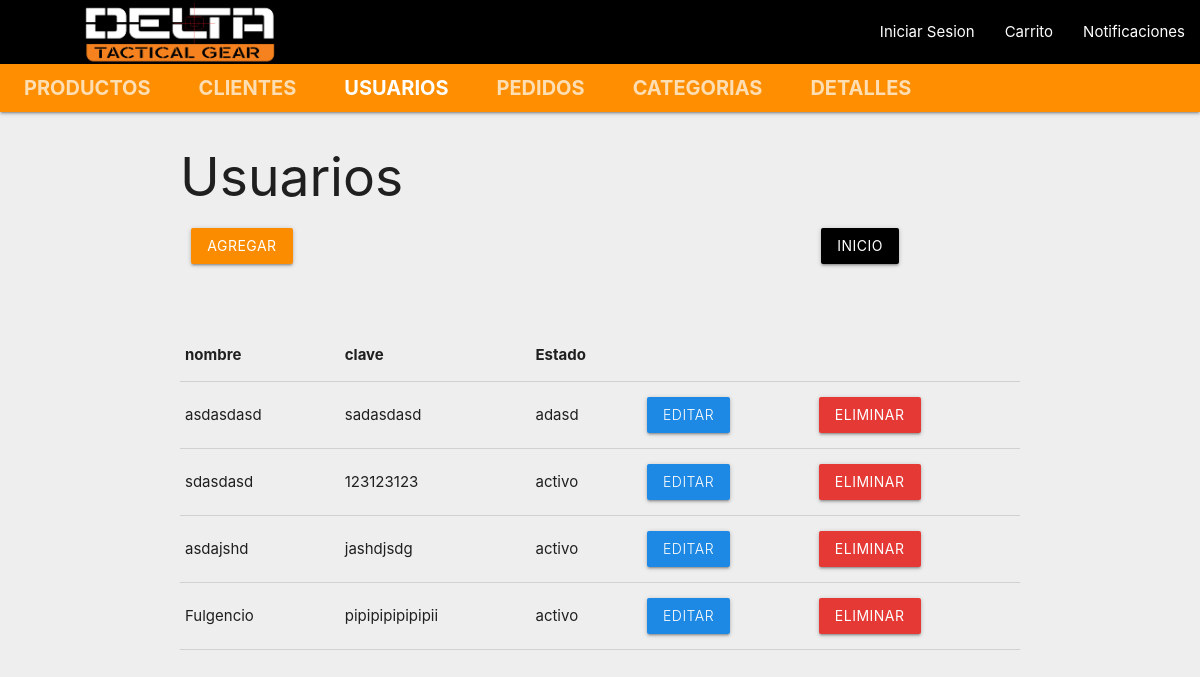
Screenshot of /views/usuarios/usuarios.php with the database file from the repository.
### tables this page shows
CREATE TABLE `usuarios` (
  `id` int(11) NOT NULL,
  `nombre` varchar(100) NOT NULL,
  `clave` varchar(50) NOT NULL,
  `estado` varchar(100) NOT NULL
);

### model/usuario_model.php (called while the page is built, shortened)
<?php
class Usuario_model{
    private $nombre;
    private $clave;
    private $estado;
    function __construct($nombre, $clave, $estado){
        $this->nombre=$nombre;
        $this->clave=$clave;
        $this->estado=$estado;
    }
    public function getNombre(){
        return $this->nombre;
    }
    public function getClave(){
        return $this->clave;
    }
    public function getEstado(){
        return $this->estado;
    }
      public static function getAll(){
        $conn=getConnection();
        $lista = array();
        $sql= "SELECT * FROM usuarios";
        $resultado=$conn->query($sql);
        while($fila=mysqli_fetch_array($resultado)){
            $o = new Usuario_model(
                                    $fila['nombre'],
                                    $fila['clave'],
                                    $fila['estado']);
        $o->id=$fila['id'];
         array_push($lista,$o);
        }
        return $lista;
    }
}
?>

### views/usuarios/usuarios.php (the view, shortened to what this page needs)
<?php
include_once __DIR__ . '../../../model/usuario_model.php';
?>
<!DOCTYPE html>
<html lang="en">
<head>
  <link rel="stylesheet" href="../../assets/css/materialize.min.css">
</head>
<body class="grey lighten-3">
  <nav class="nav-extended">
    <div class="nav-wrapper black">
      <a href="/dtg_mvc/index.php" class="brand-logo"><img class="responsive-img" src="../../assets/img/delta.png" width="250" style="margin-left:55px;"></a>
      <ul id="nav-mobile" class="right hide-on-med-and-down">
        <li><a href="sass.html">Iniciar Sesion</a></li>
        <li><a href="badges.html">Carrito</a></li>
        <li><a href="collapsible.html">Notificaciones</a></li>
      </ul>
    </div>
    <div class="nav-content amber darken-3">
      <ul class="tabs tabs-transparent">
        <li class="tab"><a style="font-size:20px" href="../../views/productos/producto.php"><b>Productos</b></a></li>
        <li class="tab"><a style="font-size:20px" href="../../views/clientes/clientes.php"><b>Clientes</b></a></li>
        <li class="tab"><a style="font-size:20px" class="active" href="../../views/usuarios/usuarios.php"><b>Usuarios</b></a></li>
        <li class="tab"><a style="font-size:20px" href="../../views/pedidos/pedidos.php"><b>Pedidos</b></a></li>
        <li class="tab"><a style="font-size:20px" href="../../views/categoria/categoria.php"><b>Categorias</b></a></li>
        <li class="tab"><a style="font-size:20px" href="../../views/detalle_pedido/detalle_pedido.php"><b>Detalles</b></a></li>
      </ul>
    </div>
  </nav>
  <div class="container">
    <h2>Usuarios</h2>
    <div class="row">
      <div class="col s12 m6 50"><a href="/dtg_mvc/views/usuarios/usuario_nuevo.php" class="waves-effect waves-light btn  orange darken-1">AGREGAR</a></div>
      <div class="col s3 offset-s3"><a href="/dtg_mvc/index.php" class="waves-effect waves-light btn  black darken-1">INICIO</a></div>
    </div>
    <br />
    <br />
    <div class="table-responsive">
      <table class="table">
        <thead>
          <tr class="table-primary">
            <th>nombre</th>
            <th>clave</th>
            <th>Estado</th>
          </tr>
        </thead>
        <tbody>
          <?php
          $lista = Usuario_model::getAll();
          for ($i = 0; count($lista) > $i; $i++) {
          ?>
            <div>
              <tr>
                <td class=""><?php echo $lista[$i]->getNombre() ?></td>
                <td class=""><?php echo $lista[$i]->getClave() ?></td>
                <td class=""><?php echo $lista[$i]->getEstado() ?></td>
                <td><a class="waves-effect waves-light btn  light blue darken-1" href='/dtg_mvc/views/usuarios/usuario_modifica.php?id=<?php echo $lista[$i]->id ?>'>Editar</a></td>
                <td><a class="waves-effect waves-light btn  red darken-1" href='/dtg_mvc/views/usuarios/usuario_elimina.php?id=<?php echo $lista[$i]->id ?>'>Eliminar</a></td>
              </tr>
            </div>
          <?php  } ?>
        </tbody>
      </table>
    </div>
  </div>
</body>
</html>

### rows the page displays
usuarios: nombre "asdasdasd", clave "sadasdasd", estado "adasd"
usuarios: nombre "sdasdasd", clave "123123123", estado "activo"
usuarios: nombre "asdajshd", clave "jashdjsdg", estado "activo"
usuarios: nombre "Fulgencio", clave "pipipipipipipii", estado "activo"
